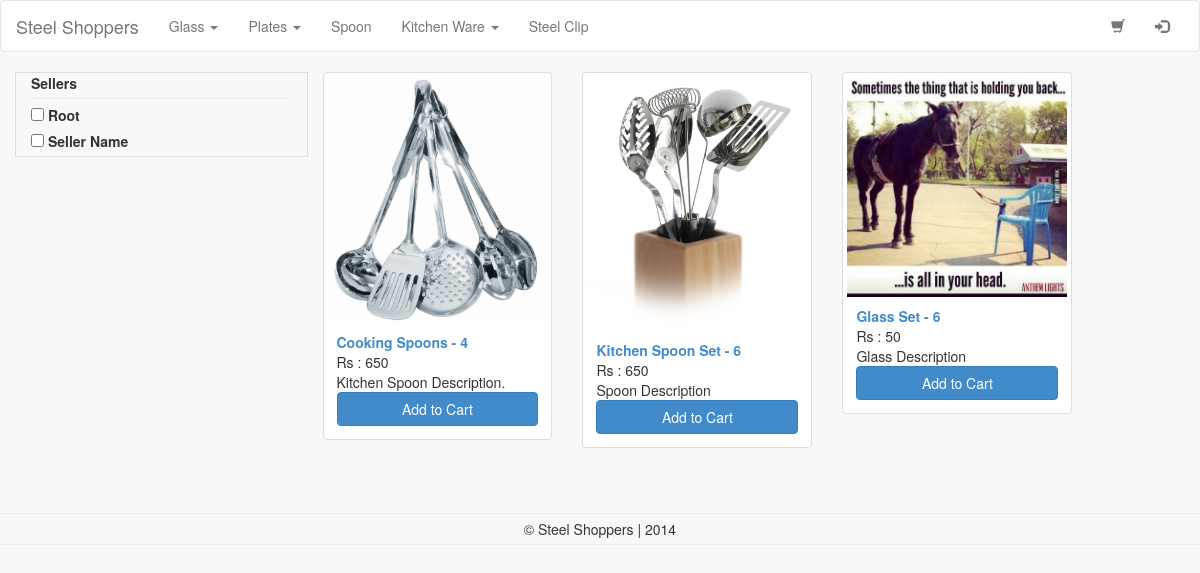
The app's page /category.php?category=Spoon, older data.
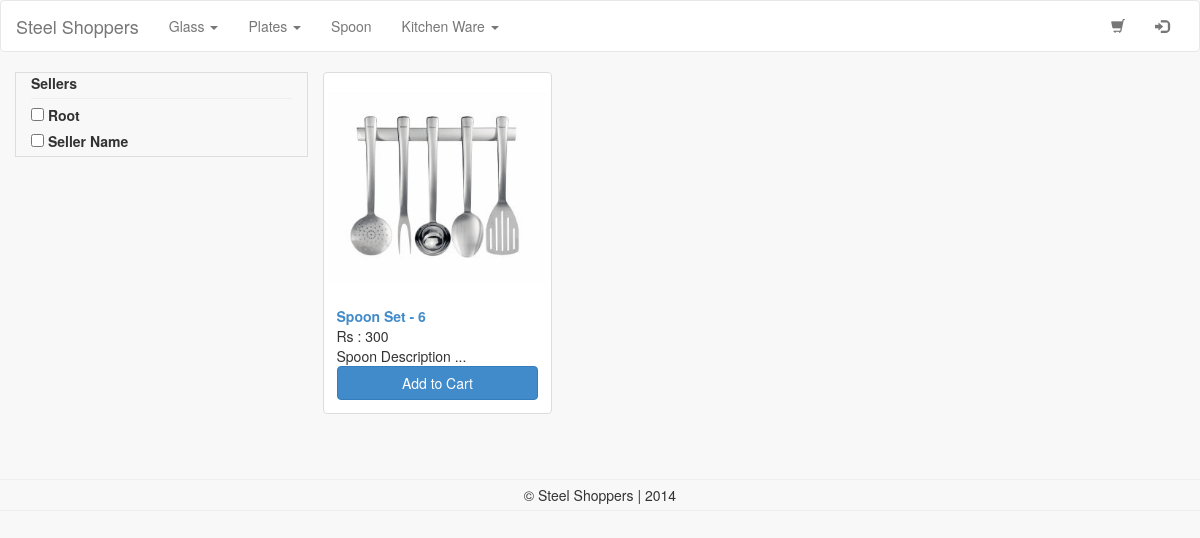
The same page, newer data.
### tables this page shows
CREATE TABLE IF NOT EXISTS `ss_category` (
  `id` int(10) NOT NULL AUTO_INCREMENT,
  `category` varchar(200) NOT NULL,
  `description` varchar(500) NOT NULL,
  PRIMARY KEY (`id`)
);

CREATE TABLE IF NOT EXISTS `ss_user` (
  `id` int(11) NOT NULL AUTO_INCREMENT,
  `username` varchar(20) NOT NULL,
  `password` varchar(64) NOT NULL,
  `salt` varchar(32) NOT NULL,
  `name` varchar(50) NOT NULL,
  `joined` datetime NOT NULL,
  `group` varchar(2) NOT NULL,
  `email` varchar(100) NOT NULL,
  `mobile` varchar(15) NOT NULL,
  `address` varchar(1000) NOT NULL,
  PRIMARY KEY (`id`)
);

CREATE TABLE IF NOT EXISTS `ss_item` (
  `id` int(50) NOT NULL AUTO_INCREMENT,
  `name` varchar(500) NOT NULL,
  `price` int(10) NOT NULL,
  `description` varchar(1000) DEFAULT NULL,
  `category` varchar(200) NOT NULL,
  `sub_category` varchar(10) DEFAULT NULL,
  `seller_id` int(10) DEFAULT NULL,
  `image` varchar(250) NOT NULL,
  PRIMARY KEY (`id`)
);

### classes/DB.php (called while the page is built, shortened)
<?php
class DB {
    private static $_instance = null;
    private $_pdo,
            $_query,
            $_error = false,
            $_results,
            $_count = 0;
    private function __construct() {
        try {
            $this->_pdo = new PDO('mysql:host=' . Config::get('mysql/host') . ';dbname=' . Config::get('mysql/db'), Config::get('mysql/username'), Config::get('mysql/password'));
        } catch(PDOException $e) {
            die($e->getMessage());
        }
    }
    public static function getInstance() {
        if(!isset(self::$_instance)) {
            self::$_instance = new DB();
        }
        return self::$_instance;
    }
    public function query($sql, $params = array()) {
        $this->_error = false;
        if($this->_query = $this->_pdo->prepare($sql)) {
            $x = 1;
            if(count($params)) {
                foreach($params as $param) {
                    $this->_query->bindValue($x, $param);
                    $x++;
                }
            }
            if($this->_query->execute()) {
                $this->_results = $this->_query->fetchAll(PDO::FETCH_OBJ);
                $this->_count = $this->_query->rowCount();
            } else {
                $this->_error = true;
            }
        }
        return $this;
    }
    public function action($action, $table, $where = array(), $limit = 30) {
        if(count($where) === 3) {
            $operators = array('=', '>', '<', '>=', '<=');
            $field = $where[0];
            $operator = $where[1];
            $value = $where[2];
            if(in_array($operator, $operators)) {
                $sql = "{$action} FROM {$table} WHERE {$field} {$operator} ? LIMIT {$limit}";
                if(!$this->query($sql, array($value))->error()) {
                    return $this;
                }
            }
        }
        return false;
    }
    public function get($table, $where) {
        return $this->action('SELECT *', $table, $where);
    }
    public function results() {
        return $this->_results;
    }
    public function error() {
        return $this->_error;
    }
    public function count() {
        return $this->_count;
    }
}

### classes/Category.php (called while the page is built, shortened)
<?php
class Category {
    private $_db,
            $_subCategory,
            $_category;
    public function __construct() {
        $this->_db = DB::getInstance();
        $this->_category = $this->_db->action("SELECT *", "ss_category", array('1', '=', '1'));
    }
    public function exist() {
        return (!empty($this->_category)) ? true : false;
    }
    public function get() {
        return $this->_category;
    }
    public function rows() {
        return $this->_category->count();
    }
}

### classes/Config.php (called while the page is built)
<?php
class Config {
    public static function get($path = null) {
        if($path) {
            $config = $GLOBALS['config'];
            $path = explode('/', $path);
            foreach($path as $bit) {
                if(isset($config[$bit])) {
                    $config = $config[$bit];
                }
            }
            return $config;
        }
        return false;
    }
}

### classes/Input.php (called while the page is built, shortened)
<?php
class Input {
    public static function exists($type = 'post') {
        switch($type) {
            case 'get';
                return (!empty($_GET)) ? true : false ;
                break;
        }
    }
    public static function get($item) {
        if(isset($_POST[$item])) {
            return $_POST[$item];
        } elseif (isset($_GET[$item])) {
            return $_GET[$item];
        }
        return '';
    }
}

### category.php (the view, shortened to what the changed rows need)
<?php
require_once 'header.php';
?>
    <div class="container">
        <div class="row">
            <div class="col-sm-12 col-md-3 col-lg-3 table-bordered">
                <p><b>Sellers</b></p><hr>
                <?php
                $db = DB::getInstance();
                $sellers = $db->get('ss_user', array('`group`', '=', '3'));
                $totalSellers = $sellers->count();
                $sellers = $sellers->results();
                for($x = 0; $x<$totalSellers; $x++) {
                    echo '<label><input type="checkbox" name="seller" value="' . $sellers[$x]->id . '"> ' . $sellers[$x]->name . '</label><br>';
                }
                ?>
            </div>
            <div class="col-sm-12 col-md-8 col-lg-8">
                <?php
                if(Input::exists('get')) {
                    if(Input::get('category')) {
                        $category = Input::get('category');
                        $result = $db->get('ss_item', array('category', '=', $category));
                        $items = $result->results();
                        $count = $result->count();
                        if($count == 0) {
                            ?>
                            <div class="row">
                                <div class="col-lg-12">
                                    <div class="noItems">
                                        <h2>Currently, there is no Items in this category.</h2>
                                    </div>
                                </div>
                            </div>
                        <?php
                        } else {
                            for($x = 0; $x<$count; $x++) {
                                ?>
                                <div class="row">
                                    <?php
                                    for($y = 0; $y < 3; $y++) {
                                        ?>
                                        <div class="col-sm-6 col-md-3 col-lg-4">
                                            <?php
                                            if($x>=$count) {
                                                echo '';
                                            } else {
                                                ?>
                                                <div id="over" class="thumbnail">
                                                    <img src="product-images/<?=$items[$x]->image ?>" width="100%">
                                                    <div class="caption">
                                                        <b><a href="item.php?id=<?=$items[$x]->id ?>"><?=$items[$x]->name ?></a></b>
                                                        <br>Rs : <?=$items[$x]->price ?>
                                                        <p><?=$items[$x]->description ?></p>
                                                        <button class="btn btn-primary btn-block center-block" onclick="cart('<?=$items[$x]->id ?>')">Add to Cart</button>
                                                    </div>
                                                </div>
                                            <?php
                                            }
                                            ?>
                                        </div>
                                        <?php
                                        $x++;
                                    }
                                    $x--;
                                    ?>
                                </div>
                            <?php
                            }
                        }
                    }
                }
                ?>
            </div>
        </div>
    </div>
<?php
require_once 'footer.php';

### header.php (shortened to what the changed rows need)
<!DOCTYPE html>
<html>
<head>
    <link rel="stylesheet" href="css/bootstrap.min.css">
    <link rel="stylesheet" href="css/style.css">
    <link rel="stylesheet" type="text/css" href="engine1/style.css" />
</head>
<body>
<nav class="navbar navbar-default" role="navigation">
    <div class="container-fluid">
        <div class="collapse navbar-collapse" id="bs-example-navbar-collapse-1">
            <ul class="nav navbar-nav">
                <?php
                $category = new Category();
                if($category->exist()){
                    $data = $category->get()->results();
                    $count = $category->rows();
                    for($x = 0; $x<$count; $x++) {
                        $id = $data[$x]->id;
                        $subCategory = $category->subCategory($id)->results();
                        if(empty($subCategory)) {
                    ?>
                    <li>
                        <a href="category.php?category=<?php echo $data[$x]->category; ?>"><?php echo $data[$x]->category; ?></a>
                    </li>
                    <?php
                        } else {
                            ?>
                            <li class="dropdown">
                                <a href="category.php?category=<?php echo $data[$x]->category; ?>"  class="dropdown-toggle" data-toggle="dropdown"><?php echo $data[$x]->category; ?> <span class="caret"></span></a>
                            </li>
                            <?php
                        }
                    }
                }
                ?>
            </ul>
        </div>
    </div>
</nav>

Row changes from the older to the newer data that the page shows:
removed ss_category: category "Steel Clip"
removed ss_item: image (picture), name "Cooking Spoons - 4", price "650", description "Kitchen Spoon Description."
removed ss_item: image (picture), name "Kitchen Spoon Set - 6", price "650", description "Spoon Description"
removed ss_item: image (picture), name "Glass Set - 6", price "50", description "Glass Description"
added ss_item: image (picture), name "Spoon Set - 6", price "300", description "Spoon Description ..."
